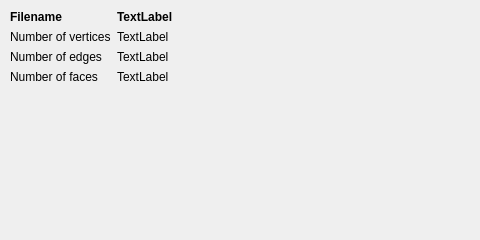
<?xml version="1.0" encoding="UTF-8"?>
<ui version="4.0">
 <class>Info</class>
 <widget class="QDialog" name="Info">
  <property name="geometry">
   <rect>
    <x>0</x>
    <y>0</y>
    <width>480</width>
    <height>240</height>
   </rect>
  </property>
  <property name="sizePolicy">
   <sizepolicy hsizetype="Expanding" vsizetype="Preferred">
    <horstretch>0</horstretch>
    <verstretch>0</verstretch>
   </sizepolicy>
  </property>
  <property name="minimumSize">
   <size>
    <width>480</width>
    <height>240</height>
   </size>
  </property>
  <property name="windowTitle">
   <string> Model Information</string>
  </property>
  <widget class="QWidget" name="layoutWidget">
   <property name="geometry">
    <rect>
     <x>10</x>
     <y>10</y>
     <width>461</width>
     <height>221</height>
    </rect>
   </property>
   <layout class="QFormLayout" name="formLayout">
    <property name="rowWrapPolicy">
     <enum>QFormLayout::WrapLongRows</enum>
    </property>
    <item row="0" column="0">
     <widget class="QLabel" name="label_filename_2">
      <property name="font">
       <font>
        <weight>75</weight>
        <bold>true</bold>
       </font>
      </property>
      <property name="text">
       <string>Filename</string>
      </property>
     </widget>
    </item>
    <item row="0" column="1">
     <widget class="QLabel" name="label_filename">
      <property name="sizePolicy">
       <sizepolicy hsizetype="Expanding" vsizetype="Preferred">
        <horstretch>0</horstretch>
        <verstretch>0</verstretch>
       </sizepolicy>
      </property>
      <property name="font">
       <font>
        <weight>75</weight>
        <bold>true</bold>
        <underline>false</underline>
       </font>
      </property>
      <property name="text">
       <string>TextLabel</string>
      </property>
     </widget>
    </item>
    <item row="1" column="0">
     <widget class="QLabel" name="label_numberOfVertices_2">
      <property name="text">
       <string>Number of vertices</string>
      </property>
     </widget>
    </item>
    <item row="1" column="1">
     <widget class="QLabel" name="label_numberOfVertices">
      <property name="sizePolicy">
       <sizepolicy hsizetype="Expanding" vsizetype="Preferred">
        <horstretch>0</horstretch>
        <verstretch>0</verstretch>
       </sizepolicy>
      </property>
      <property name="text">
       <string>TextLabel</string>
      </property>
     </widget>
    </item>
    <item row="2" column="0">
     <widget class="QLabel" name="label_numberOfEdges_2">
      <property name="text">
       <string>Number of edges</string>
      </property>
     </widget>
    </item>
    <item row="2" column="1">
     <widget class="QLabel" name="label_numberOfEdges">
      <property name="sizePolicy">
       <sizepolicy hsizetype="Expanding" vsizetype="Preferred">
        <horstretch>0</horstretch>
        <verstretch>0</verstretch>
       </sizepolicy>
      </property>
      <property name="text">
       <string>TextLabel</string>
      </property>
     </widget>
    </item>
    <item row="3" column="0">
     <widget class="QLabel" name="label_numberOfFaces_2">
      <property name="text">
       <string>Number of faces</string>
      </property>
     </widget>
    </item>
    <item row="3" column="1">
     <widget class="QLabel" name="label_numberOfFaces">
      <property name="sizePolicy">
       <sizepolicy hsizetype="Expanding" vsizetype="Preferred">
        <horstretch>0</horstretch>
        <verstretch>0</verstretch>
       </sizepolicy>
      </property>
      <property name="text">
       <string>TextLabel</string>
      </property>
     </widget>
    </item>
   </layout>
  </widget>
 </widget>
 <resources/>
 <connections/>
</ui>
